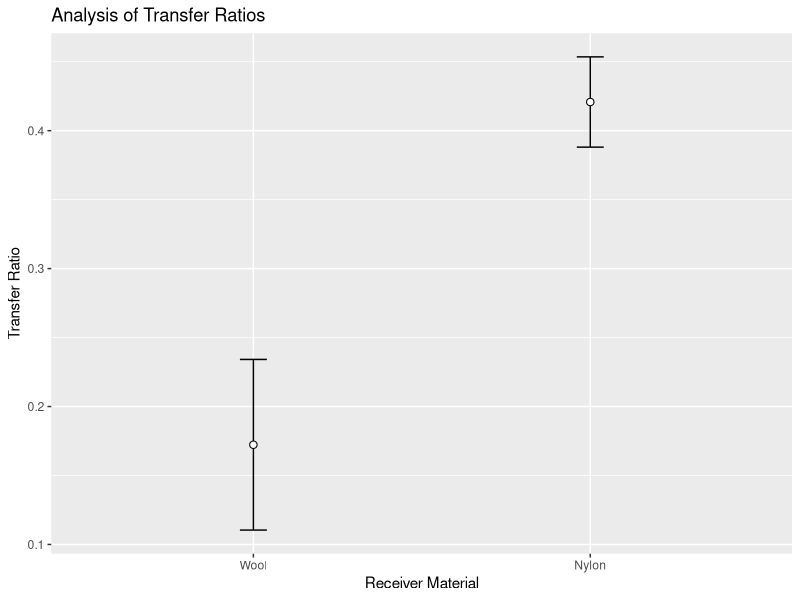
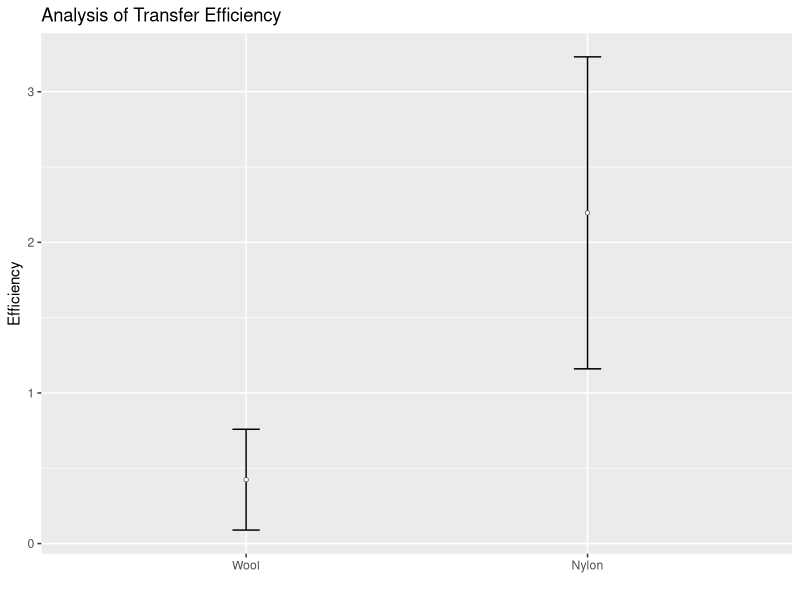
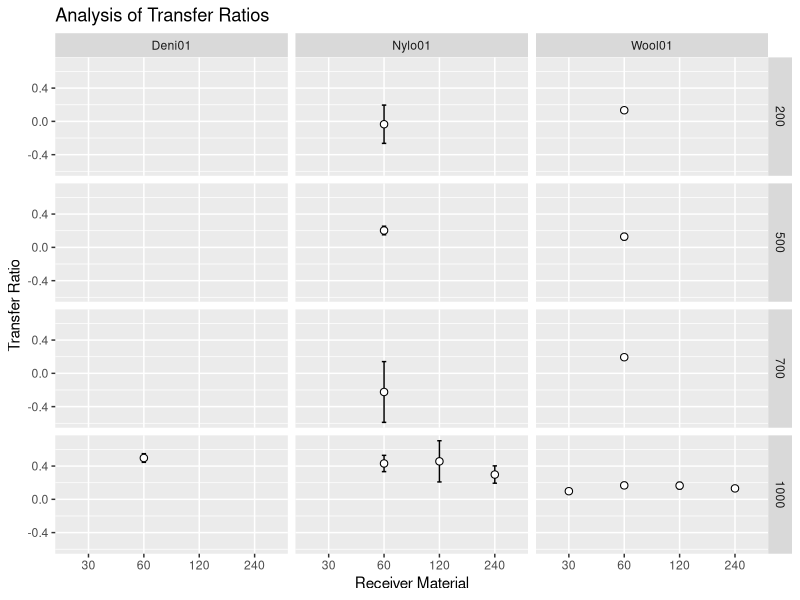
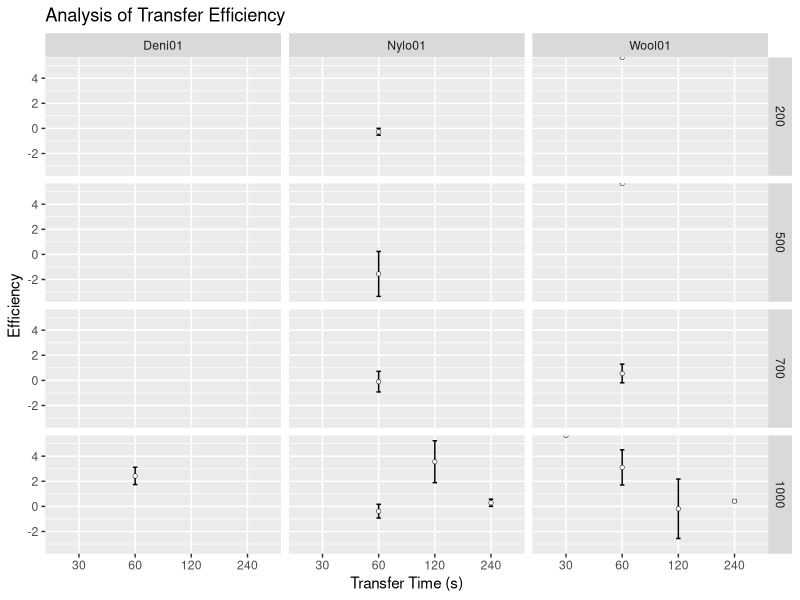
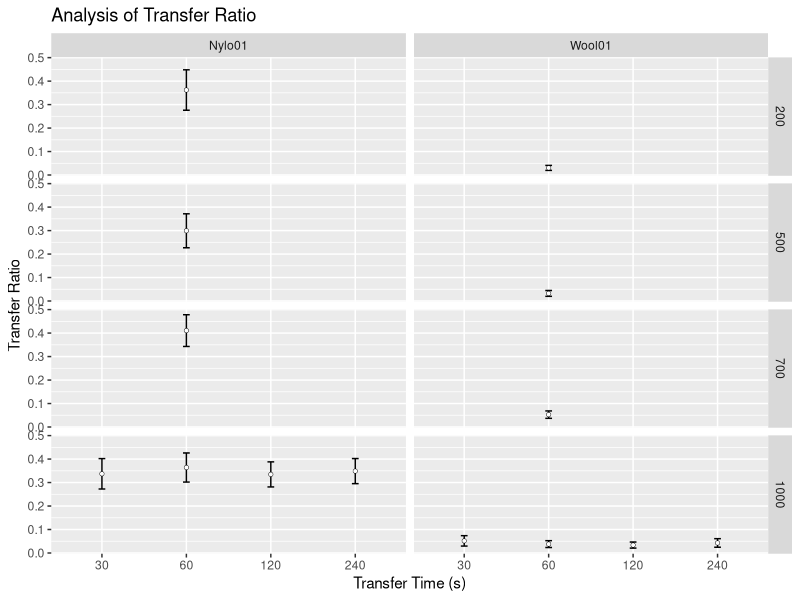
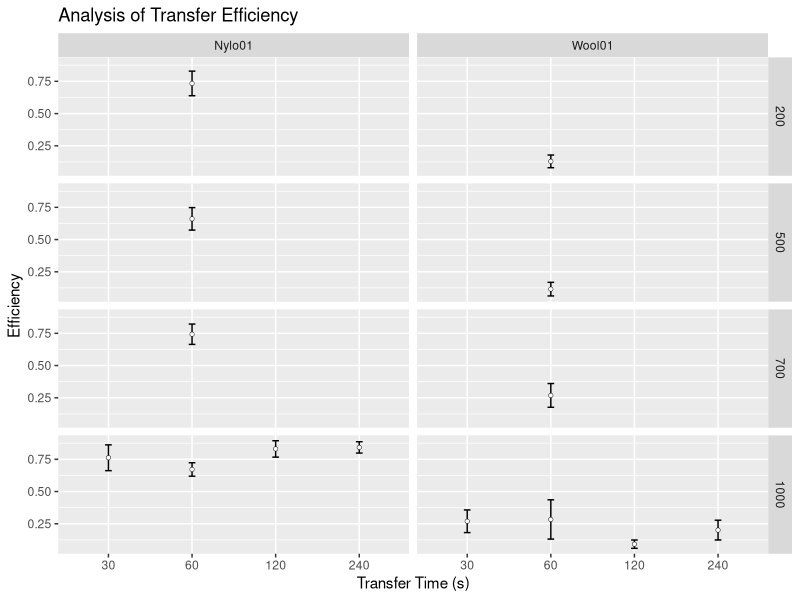
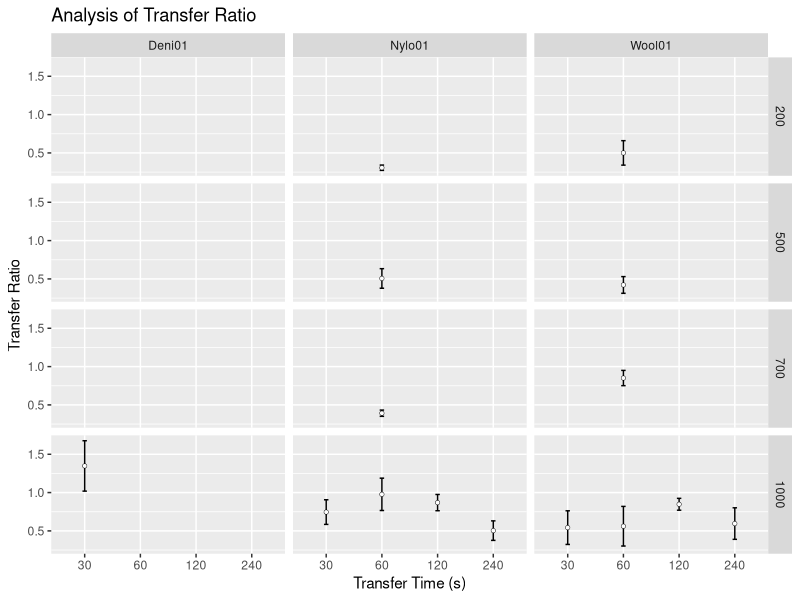
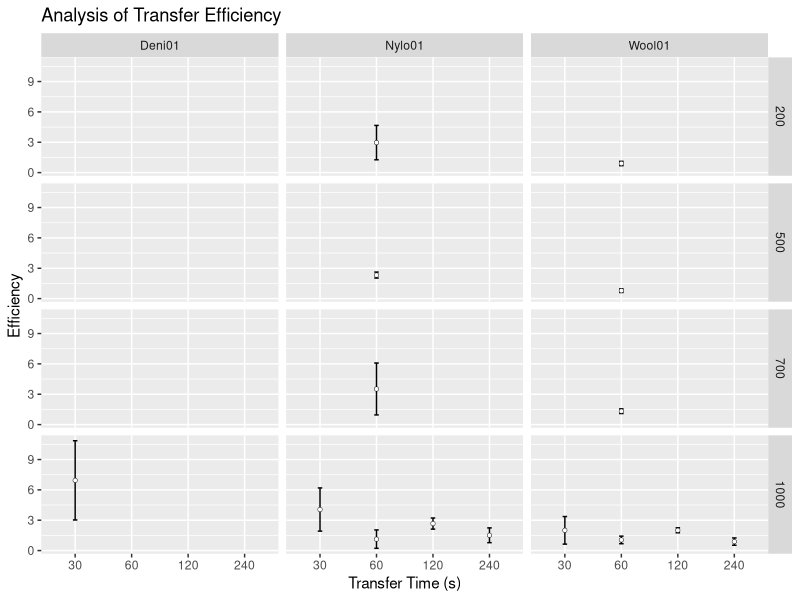

Source code (R) for these figures, in order:
## ---- chunk 1
knitr::opts_chunk$set(echo = FALSE, message = FALSE, warning = FALSE)
# libraries
library(readxl)
library(plyr)
library(ggplot2)
library(forcats)
library(dplyr)
## ---- chunk 2
# functions
## Gives count, mean, standard deviation, standard error of the mean, and confidence interval (default 95%).
##   data: a data frame.
##   measurevar: the name of a column that contains the variable to be summariezed
##   groupvars: a vector containing names of columns that contain grouping variables
##   na.rm: a boolean that indicates whether to ignore NA's
##   conf.interval: the percent range of the confidence interval (default is 95%)
summarySE <- function(data=NULL, measurevar, groupvars=NULL, na.rm=FALSE,
                      conf.interval=.95, .drop=TRUE) {
    # New version of length which can handle NA's: if na.rm==T, don't count them
    length2 <- function (x, na.rm=FALSE) {
        if (na.rm) sum(!is.na(x))
        else       length(x)
    }

    # This does the summary. For each group's data frame, return a vector with
    # N, mean, and sd
    datac <- ddply(data, groupvars, .drop=.drop,
      .fun = function(xx, col) {
        c(N    = length2(xx[[col]], na.rm=na.rm),
          mean = mean   (xx[[col]], na.rm=na.rm),
          sd   = sd     (xx[[col]], na.rm=na.rm)
        )
      },
      measurevar
    )

    # Rename the "mean" column    
    datac <- plyr::rename(datac, c("mean" = measurevar))

    datac$se <- datac$sd / sqrt(datac$N)  # Calculate standard error of the mean

    # Confidence interval multiplier for standard error
    # Calculate t-statistic for confidence interval: 
    # e.g., if conf.interval is .95, use .975 (above/below), and use df=N-1
    ciMult <- qt(conf.interval/2 + .5, datac$N-1)
    datac$ci <- datac$se * ciMult

    return(datac)
}

## function to convert a (character) vector of 
## numbers into a factor ordered numerically
numericFactorOrder <- function(x) {
    
  u = unique(x)
  new.levels = u[order(as.numeric(u))]
  x = factor(x, levels=new.levels)
  return(x)
  
}

## calc std error
stdErr = function(x) {
  sd = sd(x)
  n = length(x)
  return(sd/sqrt(n))
}

## ---- chunk 3
# Read in ML's data
my.dat = read_xlsx("dat/20191030DatasetPaper.xlsx", sheet = "DataMl")

# only use the transfer experiments for Groups 1 & 2. Groups 3-6 are not 
# clear in what they are and don't fit with the rest. Mostly Persistence?
# TODO - deal with Groups 3-6 later
transfer.dat = my.dat %>% filter(Time == "00000" & Group %in% c(1,2)) %>%
  select(c("Substrate", "ObsType", "Count", "Mass", "Duration", "Group", "Repeat")) %>%
  rename(ObservationType = ObsType, 
         TransferTime = Duration,
         Experiment = Group,
         Replicate = Repeat)

knitr::kable(head(transfer.dat, 20), caption = "'Head' of ML's Transfer Data")

## ---- chunk 4

# fix column types
transfer.dat$Count = as.numeric(transfer.dat$Count)
transfer.dat$Experiment = as.character(transfer.dat$Experiment)
transfer.dat$Replicate = as.character(transfer.dat$Replicate)

# add a photoID column to keep track of which datapoint is which
photo.id = rep(paste0("P", seq(1:5)), as.integer(nrow(transfer.dat)/5+1))
transfer.dat = data.frame(PhotoID = photo.id[1:nrow(transfer.dat)], transfer.dat)

# split out each set of photos...
p1 = transfer.dat %>% filter(PhotoID == "P1") %>% select(Mass,TransferTime,Substrate,Experiment,Replicate,Count)
p2 = transfer.dat %>% filter(PhotoID == "P2") %>% select(Mass,TransferTime,Substrate,Experiment,Replicate,Count)
p3 = transfer.dat %>% filter(PhotoID == "P3") %>% select(Mass,TransferTime,Substrate,Experiment,Replicate,Count)
p4 = transfer.dat %>% filter(PhotoID == "P4") %>% select(Mass,TransferTime,Substrate,Experiment,Replicate,Count)
p5 = transfer.dat %>% filter(PhotoID == "P5") %>% select(Mass,TransferTime,Substrate,Experiment,Replicate,Count)

# ...and merge
merge.dat = data.frame(p5[,c("Mass","TransferTime","Substrate","Experiment","Replicate")], p1$Count, p2$Count, p3$Count, p4$Count, p5$Count)
names(merge.dat) = c("Mass","TransferTime","Substrate","Experiment","Replicate","P1","P2","P3","P4","P5")

all.dat = cbind(Name = rep("A",nrow(merge.dat)), merge.dat)


# calculate the Transfer Ratios and Efficiencies
# NB: the summarise() function can be problematic here, if plyr is loaded
#     after dplyr. Check that first if this stops working.
final.dat = merge.dat %>% group_by(Mass, TransferTime, Experiment, Replicate) %>% summarise(Donor = P3 - P1, Receiver = P5 - P2, Donor_post = P3 - P4) %>% mutate(Ratio = Receiver/Donor, Efficiency = Receiver/Donor_post)

summ.dat = summarySE(final.dat, measurevar = "Ratio", groupvars = c("Experiment"))
ratio.dat = summ.dat[, -1]
ratio.dat = cbind(Mass = rep(1000,2), TransferTime = rep(60,2), Substrate = c("Wool01", "Nylo01"), ratio.dat)


knitr::kable(ratio.dat, caption = "Summary Data for ML Transfer Ratios")
## ---- chunk 5

ggplot(summ.dat, aes(x = Experiment, y = Ratio)) + 
  geom_point(size=2.2) +
  geom_errorbar(aes(ymin = Ratio-se, ymax = Ratio+se), width = 0.08) +
  geom_point(colour = "white") +
  scale_x_discrete(labels = c("Wool", "Nylon")) +
  labs(title = "Analysis of Transfer Ratios",
       x = "Receiver Material",
       y = "Transfer Ratio")

## ---- chunk 6

eff.dat = summarySE(final.dat, measurevar = "Efficiency", groupvars = c("Experiment"))

#eff.dat
ggplot(eff.dat, aes(x = Experiment, y = Efficiency)) + 
  geom_point(size=1) +
  geom_errorbar(aes(ymin = Efficiency-se, ymax = Efficiency+se), width = 0.08) +
  geom_point(colour = "white", size = 0.7) +
  scale_x_discrete(labels = c("Wool", "Nylon")) +
  labs(title = "Analysis of Transfer Efficiency",
       x = "",
       y = "Efficiency") 

## ---- chunk 7
# Read in SD's data
my.dat = read_xlsx("dat/20191030DatasetPaper.xlsx", sheet = "DataSd", trim_ws = TRUE)

# only use the transfer experiments for Groups 8-22. Groups 1-7 have no 
# count data and group 23 is incomplete, only one replicate
# TODO - deal with Groups 3-6 later
transfer.dat = my.dat %>% filter(Time == 0 & Group > 8 & Group < 23) %>% select(c("Substrate", "ObsType", "Count", "Mass", "Duration", "Group", "Repeat")) %>%
  rename(ObservationType = ObsType, 
         TransferTime = Duration,
         Experiment = Group,
         Replicate = Repeat)

knitr::kable(head(transfer.dat, 20), caption = "'Head' of SD's Transfer Data")

## ---- chunk 8

# fix column types
transfer.dat$Count = as.numeric(transfer.dat$Count)
transfer.dat$TransferTime = as.numeric(transfer.dat$TransferTime)
transfer.dat$Mass = as.numeric(transfer.dat$Mass)
transfer.dat$Experiment = as.character(transfer.dat$Experiment)
transfer.dat$Replicate = as.character(transfer.dat$Replicate)

# rename Denm01 to Deni01 to match others
transfer.dat[transfer.dat$Substrate == "Denm01", 1] <- "Deni01"

# add a photoID column to keep track of which datapoint is which
photo.id = rep(paste0("P", seq(1:5)), as.integer(nrow(transfer.dat)/5+1))
transfer.dat = data.frame(PhotoID = photo.id[1:nrow(transfer.dat)], transfer.dat)

# split out each set of photos...
p1 = transfer.dat %>% filter(PhotoID == "P1") %>% select(Mass,TransferTime,Substrate,Experiment,Replicate,Count)
p2 = transfer.dat %>% filter(PhotoID == "P2") %>% select(Mass,TransferTime,Substrate,Experiment,Replicate,Count)
p3 = transfer.dat %>% filter(PhotoID == "P3") %>% select(Mass,TransferTime,Substrate,Experiment,Replicate,Count)
p4 = transfer.dat %>% filter(PhotoID == "P4") %>% select(Mass,TransferTime,Substrate,Experiment,Replicate,Count)
p5 = transfer.dat %>% filter(PhotoID == "P5") %>% select(Mass,TransferTime,Substrate,Experiment,Replicate,Count)

# ...and merge
merge.dat = data.frame(p5[,c("Mass","TransferTime","Substrate","Experiment","Replicate")], p1$Count, p2$Count, p3$Count, p4$Count, p5$Count)
names(merge.dat) = c("Mass","TransferTime","Substrate","Experiment","Replicate","P1","P2","P3","P4","P5")

all.dat = rbind(all.dat, data.frame(Name = rep("B",nrow(merge.dat)), merge.dat))

# calculate the Transfer Ratios and Efficiencies
# NB: the summarise() function can be problematic here, if plyr is loaded
#     after dplyr. Check that first if this stops working.
final.dat = merge.dat %>% group_by(Mass, TransferTime, Substrate, Replicate) %>% summarise(Donor = P3 - P1, Receiver = P5 - P2, Donor_post = P3 - P4) %>% mutate(Ratio = Receiver/Donor, Efficiency = Receiver/Donor_post)

ratio.dat = summarySE(final.dat, measurevar = "Ratio", groupvars = c("Mass", "TransferTime", "Substrate"))

knitr::kable(ratio.dat, caption = "Summary Data for ML Transfer Ratios")
## ---- chunk 9

ggplot(ratio.dat, aes(x = numericFactorOrder(TransferTime), y = Ratio)) + 
  geom_point(size=2.2) +
  geom_errorbar(aes(ymin = Ratio-se, ymax = Ratio+se), width = 0.08) +
  geom_point(colour = "white") +
  labs(title = "Analysis of Transfer Ratios",
       x = "Receiver Material",
       y = "Transfer Ratio") +
  facet_grid(numericFactorOrder(Mass) ~ Substrate)


## ---- chunk 10

eff.dat = summarySE(final.dat, measurevar = "Efficiency", groupvars = c("Mass","TransferTime","Substrate"))
knitr::kable(eff.dat, caption = "Efficiency data for SD")

ggplot(eff.dat, aes(x = numericFactorOrder(TransferTime), y = Efficiency)) + 
  geom_point(size=1) +
  geom_errorbar(aes(ymin = Efficiency-se, ymax = Efficiency+se), width = 0.08) +
  geom_point(colour = "white", size = 0.7) +
#  scale_x_discrete(labels = c("Wool", "Nylon")) +
  labs(title = "Analysis of Transfer Efficiency",
       x = "Transfer Time (s)",
       y = "Efficiency") +
  facet_grid(numericFactorOrder(Mass) ~ Substrate)


## ---- chunk 11
# Read in Bh's data
my.dat = read_xlsx("dat/NorBhCleanDataset.xlsx", sheet = "Data", trim_ws = TRUE, col_types = "text")

# Fix the column name for Time - seems to have extra spaces
my.dat = rename(my.dat, Mass = `Mass (g)`)
my.dat = rename(my.dat, TransferTime = `TransferTime (s)`)
my.dat = rename(my.dat, PersistenceTime = `PersistenceTime (min)`)
#colnames(my.dat)

# only use the Transfer data (PersistenceTime == "0") 
transfer.dat = my.dat %>% filter(PersistenceTime == 0) %>% select(c("Substrate", "ObservationType", "Count", "Mass", "TransferTime", "Experiment", "Replicate")) 

knitr::kable(head(transfer.dat,20), caption = "'Head' of BH's Transfer Data")

## ---- chunk 12
# fix column types
transfer.dat$Count = as.numeric(transfer.dat$Count)
transfer.dat$Experiment = as.character(transfer.dat$Experiment)
transfer.dat$Replicate = as.character(transfer.dat$Replicate)

# add a photoID column to keep track of which datapoint is which
photo.id = rep(paste0("P", seq(1:5)), as.integer(nrow(transfer.dat)/5+1))
transfer.dat = data.frame(PhotoID = photo.id[1:nrow(transfer.dat)], transfer.dat)

# split out each set of photos...
p1 = transfer.dat %>% filter(PhotoID == "P1") %>% select(Mass,TransferTime,Substrate,Experiment,Replicate,Count)
p2 = transfer.dat %>% filter(PhotoID == "P2") %>% select(Mass,TransferTime,Substrate,Experiment,Replicate,Count)
p3 = transfer.dat %>% filter(PhotoID == "P3") %>% select(Mass,TransferTime,Substrate,Experiment,Replicate,Count)
p4 = transfer.dat %>% filter(PhotoID == "P4") %>% select(Mass,TransferTime,Substrate,Experiment,Replicate,Count)
p5 = transfer.dat %>% filter(PhotoID == "P5") %>% select(Mass,TransferTime,Substrate,Experiment,Replicate,Count)

# ...and merge
merge.dat = data.frame(p5[,c("Mass","TransferTime","Substrate","Experiment","Replicate")], p1$Count, p2$Count, p3$Count, p4$Count, p5$Count)
names(merge.dat) = c("Mass","TransferTime","Substrate","Experiment","Replicate","P1","P2","P3","P4","P5")

all.dat = rbind(all.dat, data.frame(Name = rep("C",nrow(merge.dat)), merge.dat))

# calculate the Transfer Ratios and Efficiencies
# NB: the summarise() function can be problematic here, if plyr is loaded
#     after dplyr. Check that first if this stops working.
final.dat = merge.dat %>% group_by(Mass, TransferTime, Substrate, Replicate) %>% summarise(Donor = P3 - P1, Receiver = P5 - P2, Donor_post = P3 - P4) %>% mutate(Ratio = Receiver/Donor, Efficiency = Receiver/Donor_post)

ratio.dat = summarySE(final.dat, measurevar = "Ratio", groupvars = c("Mass","TransferTime","Substrate"))

knitr::kable(ratio.dat, caption = "Summary Data for BH Transfer Ratios")
## ---- chunk 13

ggplot(ratio.dat, aes(x = numericFactorOrder(TransferTime), y = Ratio)) + 
  geom_point(size=1) +
  geom_errorbar(aes(ymin = Ratio-se, ymax = Ratio+se), width = 0.08) +
  geom_point(colour = "white", size = 0.7) +
#  scale_x_discrete(labels = c("Wool", "Nylon")) +
  labs(title = "Analysis of Transfer Ratio",
       x = "Transfer Time (s)",
       y = "Transfer Ratio") +
  facet_grid(numericFactorOrder(Mass) ~ Substrate)


## ---- chunk 14

eff.dat = summarySE(final.dat, measurevar = "Efficiency", groupvars = c("Mass","TransferTime","Substrate"))

knitr::kable(eff.dat, caption = "Efficiency data for SD")

ggplot(eff.dat, aes(x = numericFactorOrder(TransferTime), y = Efficiency)) + 
  geom_point(size=1) +
  geom_errorbar(aes(ymin = Efficiency-se, ymax = Efficiency+se), width = 0.08) +
  geom_point(colour = "white", size = 0.7) +
#  scale_x_discrete(labels = c("Wool", "Nylon")) +
  labs(title = "Analysis of Transfer Efficiency",
       x = "Transfer Time (s)",
       y = "Efficiency") +
  facet_grid(numericFactorOrder(Mass) ~ Substrate)


## ---- chunk 15
# Read in Sg's data
my.dat = read_xlsx("dat/StrSgCleanDataset.xlsx", sheet = "Data", trim_ws = TRUE, col_types = "text")

# Fix the column name for Time - seems to have extra spaces
my.dat = rename(my.dat, Mass = `Mass (g)`)
my.dat = rename(my.dat, TransferTime = `TransferTime (s)`)
my.dat = rename(my.dat, PersistenceTime = `PersistenceTime (min)`)
#colnames(my.dat)

# only use the Transfer data (PersistenceTime == "0") 
transfer.dat = my.dat %>% filter(PersistenceTime == 0) %>% select(c("Substrate", "ObservationType", "Count", "Mass", "TransferTime", "Experiment", "Replicate"))

# also remove expt 16 as it is incomplete
transfer.dat = transfer.dat[as.numeric(transfer.dat$Experiment) < 16,]

knitr::kable(head(transfer.dat,20), caption = "'Head' of SG's Transfer Data")

## ---- chunk 16
# fix column types
transfer.dat$Count = as.numeric(transfer.dat$Count)
transfer.dat$Experiment = as.character(transfer.dat$Experiment)
transfer.dat$Replicate = as.character(transfer.dat$Replicate)

# add a photoID column to keep track of which datapoint is which
photo.id = rep(paste0("P", seq(1:5)), as.integer(nrow(transfer.dat)/5+1))
transfer.dat = data.frame(PhotoID = photo.id[1:nrow(transfer.dat)], transfer.dat)

# split out each set of photos...
p1 = transfer.dat %>% filter(PhotoID == "P1") %>% select(Mass,TransferTime,Substrate,Experiment,Replicate,Count)
p2 = transfer.dat %>% filter(PhotoID == "P2") %>% select(Mass,TransferTime,Substrate,Experiment,Replicate,Count)
p3 = transfer.dat %>% filter(PhotoID == "P3") %>% select(Mass,TransferTime,Substrate,Experiment,Replicate,Count)
p4 = transfer.dat %>% filter(PhotoID == "P4") %>% select(Mass,TransferTime,Substrate,Experiment,Replicate,Count)
p5 = transfer.dat %>% filter(PhotoID == "P5") %>% select(Mass,TransferTime,Substrate,Experiment,Replicate,Count)

# ...and merge
merge.dat = data.frame(p5[,c("Mass","TransferTime","Substrate","Experiment","Replicate")], p1$Count, p2$Count, p3$Count, p4$Count, p5$Count)
names(merge.dat) = c("Mass","TransferTime","Substrate","Experiment","Replicate","P1","P2","P3","P4","P5")

all.dat = rbind(all.dat, data.frame(Name = rep("D",nrow(merge.dat)), merge.dat))

# calculate the Transfer Ratios and Efficiencies
# NB: the summarise() function can be problematic here, if plyr is loaded
#     after dplyr. Check that first if this stops working.
final.dat = merge.dat %>% group_by(Mass, TransferTime, Substrate, Replicate) %>% summarise(Donor = P3 - P1, Receiver = P5 - P2, Donor_post = P3 - P4) %>% mutate(Ratio = Receiver/Donor, Efficiency = Receiver/Donor_post)

ratio.dat = summarySE(final.dat, measurevar = "Ratio", groupvars = c("Mass","TransferTime","Substrate"))

knitr::kable(ratio.dat, caption = "Summary Data for SG Transfer Ratios")
## ---- chunk 17

ggplot(ratio.dat, aes(x = numericFactorOrder(TransferTime), y = Ratio)) + 
  geom_point(size=1) +
  geom_errorbar(aes(ymin = Ratio-se, ymax = Ratio+se), width = 0.08) +
  geom_point(colour = "white", size = 0.7) +
#  scale_x_discrete(labels = c("Wool", "Nylon")) +
  labs(title = "Analysis of Transfer Ratio",
       x = "Transfer Time (s)",
       y = "Transfer Ratio") +
  facet_grid(numericFactorOrder(Mass) ~ Substrate)


## ---- chunk 18

eff.dat = summarySE(final.dat, measurevar = "Efficiency", groupvars = c("Mass","TransferTime","Substrate"))
eff.dat = cbind(Name = rep("D", nrow(eff.dat)), eff.dat)

knitr::kable(eff.dat, caption = "Efficiency data for SG")

ggplot(eff.dat, aes(x = numericFactorOrder(TransferTime), y = Efficiency)) + 
  geom_point(size=1) +
  geom_errorbar(aes(ymin = Efficiency-se, ymax = Efficiency+se), width = 0.08) +
  geom_point(colour = "white", size = 0.7) +
#  scale_x_discrete(labels = c("Wool", "Nylon")) +
  labs(title = "Analysis of Transfer Efficiency",
       x = "Transfer Time (s)",
       y = "Efficiency") +
  facet_grid(numericFactorOrder(Mass) ~ Substrate)


## ---- chunk 19
# Read in Em's data
my.dat = read_xlsx("dat/StrEmCleanDataset.xlsx", sheet = "DataEm", trim_ws = TRUE, col_types = "text")

# Fix the column name for Time - seems to have extra spaces
my.dat = rename(my.dat, Mass = `Mass (g)`)
my.dat = rename(my.dat, TransferTime = `TransferTime (s)`)
my.dat = rename(my.dat, PersistenceTime = `PersistenceTime (min)`)
#colnames(my.dat)

# only use the Transfer data (PersistenceTime == "0") 
transfer.dat = my.dat %>% filter(PersistenceTime == 0) %>% select(c("Substrate", "ObservationType", "Count", "Mass", "TransferTime", "Experiment", "Replicate", "Note"))

# also remove expt 16 as it is incomplete
#transfer.dat = transfer.dat[as.numeric(transfer.dat$Experiment) < 16,]

knitr::kable(head(transfer.dat, 20), caption = "'Head' of EM's Transfer Data")

## ---- chunk 20
# fix column types
transfer.dat$Count = as.numeric(transfer.dat$Count)
transfer.dat$Experiment = as.character(transfer.dat$Experiment)
transfer.dat$Replicate = as.character(transfer.dat$Replicate)

# add a photoID column to keep track of which datapoint is which
photo.id = rep(paste0("P", seq(1:5)), as.integer(nrow(transfer.dat)/5+1))
transfer.dat = data.frame(PhotoID = photo.id[1:nrow(transfer.dat)], transfer.dat)

# split out each set of photos...
p1 = transfer.dat %>% filter(PhotoID == "P1") %>% select(Mass,TransferTime,Substrate,Experiment,Replicate,Note,Count)
p2 = transfer.dat %>% filter(PhotoID == "P2") %>% select(Mass,TransferTime,Substrate,Experiment,Replicate,Note,Count)
p3 = transfer.dat %>% filter(PhotoID == "P3") %>% select(Mass,TransferTime,Substrate,Experiment,Replicate,Note,Count)
p4 = transfer.dat %>% filter(PhotoID == "P4") %>% select(Mass,TransferTime,Substrate,Experiment,Replicate,Note,Count)
p5 = transfer.dat %>% filter(PhotoID == "P5") %>% select(Mass,TransferTime,Substrate,Experiment,Replicate,Note,Count)

# ...and merge
merge.dat = data.frame(p5[,c("Mass","TransferTime","Substrate","Experiment","Replicate", "Note")], p1$Count, p2$Count, p3$Count, p4$Count, p5$Count)
names(merge.dat) = c("Mass","TransferTime","Substrate","Experiment","Replicate", "Note","P1","P2","P3","P4","P5")

# this is a little more complicated as need select only C1
# data and then remove the note column before combining
# with the other datasets
em.dat = merge.dat[merge.dat$Note == 'C1',]
em.dat = em.dat[, -6]
all.dat = rbind(all.dat, data.frame(Name = rep("E",nrow(em.dat)), em.dat))

# calculate the Transfer Ratios and Efficiencies
# NB: the summarise() function can be problematic here, if plyr is loaded
#     after dplyr. Check that first if this stops working.
final.dat = merge.dat %>% group_by(Mass, TransferTime, Experiment, Substrate, Replicate, Note) %>% summarise(Donor = P3 - P1, Receiver = P5 - P2, Donor_post = P3 - P4) %>% mutate(Ratio = Receiver/Donor, Efficiency = Receiver/Donor_post)

ratio.dat = summarySE(final.dat, measurevar = "Ratio", groupvars = c("Mass","TransferTime","Substrate", "Experiment", "Note"))
# remove experimental conditions with < 2 replicates.
ratio.dat = ratio.dat[ratio.dat$N > 1,]

knitr::kable(ratio.dat, caption = "Summary Data for EM Transfer Ratios")
## ---- chunk 21

ggplot(ratio.dat[ratio.dat$Note == 'C1',], aes(x = numericFactorOrder(TransferTime), y = Ratio)) + 
  geom_point(size=1) +
  geom_errorbar(aes(ymin = Ratio-se, ymax = Ratio+se), width = 0.08) +
  geom_point(colour = "white", size = 0.7) +
#  scale_x_discrete(labels = c("Wool", "Nylon")) +
  labs(title = "Analysis of Transfer Ratio - C1",
       x = "Transfer Time (s)",
       y = "Transfer Ratio") +
  facet_grid(numericFactorOrder(Mass) ~ Substrate)

ggplot(ratio.dat[ratio.dat$Note == 'C2',], aes(x = numericFactorOrder(TransferTime), y = Ratio)) + 
  geom_point(size=1) +
  geom_errorbar(aes(ymin = Ratio-se, ymax = Ratio+se), width = 0.08) +
  geom_point(colour = "white", size = 0.7) +
#  scale_x_discrete(labels = c("Wool", "Nylon")) +
  labs(title = "Analysis of Transfer Ratio - C2",
       x = "Transfer Time (s)",
       y = "Transfer Ratio") +
  facet_grid(numericFactorOrder(Mass) ~ Substrate)


## ---- chunk 22

eff.dat = summarySE(final.dat, measurevar = "Efficiency", groupvars = c("Mass","TransferTime","Substrate"))

knitr::kable(eff.dat, caption = "Efficiency data for EM")

ggplot(eff.dat, aes(x = numericFactorOrder(TransferTime), y = Efficiency)) + 
  geom_point(size=1) +
  geom_errorbar(aes(ymin = Efficiency-se, ymax = Efficiency+se), width = 0.08) +
  geom_point(colour = "white", size = 0.7) +
#  scale_x_discrete(labels = c("Wool", "Nylon")) +
  labs(title = "Analysis of Transfer Efficiency",
       x = "Transfer Time (s)",
       y = "Efficiency") +
  facet_grid(numericFactorOrder(Mass) ~ Substrate)


## ---- chunk 23

all.dat$Mass = as.numeric(all.dat$Mass)
all.dat$TransferTime = as.numeric(all.dat$TransferTime)


# calc transfer ratios and efficiencies
all.final = all.dat %>% group_by(Name, Mass, TransferTime, Experiment, Substrate, Replicate) %>%
  summarise(Donor = P3 - P1, Receiver = P5 - P2, Donor_post = P3 - P4) %>% mutate(Ratio = Receiver/Donor, Efficiency = Receiver/Donor_post)

# aggregate over replicates
all.ratio = all.final %>% 
  group_by(Name, Mass, TransferTime, Substrate) %>%
  summarise(N = n(), ratio = mean(Ratio), se = stdErr(Ratio))

wool.dat = all.ratio %>% filter(Mass == 1000 & Substrate == "Wool01")
#wool.dat

mytheme = theme_minimal() +
  theme(panel.grid.minor = element_blank(),
        panel.grid.major.x = element_blank(),
        axis.title = element_text(size = 13, face = "bold"),
        axis.text = element_text(size = 11),
        legend.title = element_blank())


ggplot(wool.dat, aes(x=numericFactorOrder(TransferTime), y = ratio, group = Name, colour = Name, shape=Name)) +
  geom_point(size = 2, position = position_dodge(0.3)) +
  geom_errorbar(aes(ymin = ratio-se, ymax = ratio+se), width = 0.08, position = position_dodge(0.3)) +
  scale_shape_manual(values = c(0, 1, 2, 5, 6)) +
  labs(title = "Transfer Ratio for Cotton to Wool",
       subtitle = "For 1000g Mass",
       x = "Transfer Time (s)",
       y = "Transfer Ratio") +
  mytheme

ggsave("fig3.png")

## ---- chunk 24

nylon.dat = all.ratio %>% filter(Mass == 1000 & Substrate == "Nylo01")
#nylon.dat

ggplot(nylon.dat, aes(x=numericFactorOrder(TransferTime), y = ratio, group = Name, colour = Name, shape=Name)) +
  geom_point(size = 2, position = position_dodge(0.3)) +
  geom_errorbar(aes(ymin = ratio-se, ymax = ratio+se), width = 0.08, position = position_dodge(0.3)) +
  scale_shape_manual(values = c(0, 1, 2, 5, 6)) +
  labs(title = "Transfer Ratio for Cotton to Nylon",
       subtitle = "For 1000g Mass",
       x = "Transfer Time (s)",
       y = "Transfer Ratio") +
  mytheme

ggsave("fig4.png")

## ---- chunk 25

wool60.dat = all.ratio %>% filter(TransferTime == 60 & Substrate == "Wool01")
#wool60.dat

ggplot(wool60.dat, aes(x=numericFactorOrder(Mass), y = ratio, group = Name, colour = Name, shape=Name)) +
  geom_point(position = position_dodge(0.3)) +
  geom_errorbar(aes(ymin = ratio-se, ymax = ratio+se), width = 0.08, position = position_dodge(0.3)) +
  scale_shape_manual(values = c(0, 1, 2, 5, 6)) +
  labs(title = "Transfer Ratio for Cotton to Wool",
       subtitle = "For 60s Transfer Time",
       x = "Mass (g)",
       y = "Transfer Ratio") +
  mytheme

ggsave("fig5.png")

## ---- chunk 26

nylon60.dat = all.ratio %>% filter(TransferTime == 60 & Substrate == "Nylo01")
#nylon60.dat

ggplot(nylon60.dat, aes(x=numericFactorOrder(Mass), y = ratio, group = Name, colour = Name, shape=Name)) +
  geom_point(position = position_dodge(0.3)) +
  geom_errorbar(aes(ymin = ratio-se, ymax = ratio+se), width = 0.08, position = position_dodge(0.3)) +
  scale_shape_manual(values = c(0, 1, 2, 5, 6)) +
  labs(title = "Transfer Ratio for Cotton to Nylon",
       subtitle = "For 60s Transfer Time",
       x = "Mass (g)",
       y = "Transfer Ratio") +
  mytheme

ggsave("fig6.png")

## ---- chunk 27

# plot boxplots
ggplot(all.ratio %>% 
  filter(Substrate != "Deni01"), aes(x=Name, y=ratio, fill = Substrate)) +
  geom_boxplot() +
  labs(title = "Transfer Ratio by Experiment and Substrate",
       x = "Experiment",
       y = "Transfer Ratio") +
  mytheme

ggsave("fig7.png")
#kruskal.test(Ratio ~ Substrate, data = all.ratio.tmp)
## ---- chunk 28

ggplot(all.dat, aes(x=P3)) + geom_density() +
  labs(title = "Distribution of Particle Counts",
       substitle = "Photo 3",
       x = "") +
  facet_grid(Name ~ ., scales = "free_y")

## ---- chunk 29

# for better labelling add a new mass column with a 'g'
all.ratio$Massg = paste0(all.ratio$Mass, "g")

ggplot(all.ratio, aes(x = numericFactorOrder(TransferTime), y = ratio, group = Name, colour = Name)) + 
  geom_point(size=1, position = position_dodge(0.3)) +
  geom_errorbar(aes(ymin = ratio-se, ymax = ratio+se), width = 0.08, position = position_dodge(0.3)) +
#  geom_point(colour = "white", size = 0.7, position = position_dodge(0.2)) +
#  scale_x_discrete(labels = c("Wool", "Nylon")) +
  labs(title = "Analysis of Transfer Ratio",
       x = "Transfer Time (s)",
       y = "Transfer Ratio") +
  facet_grid(fct_reorder(Massg, Mass) ~ Substrate) +
  mytheme +
  theme(strip.background = element_rect(fill = "lightblue", colour = "black"))


## ---- chunk 30

# first calc the efficiency data
all.eff = all.final %>% 
  group_by(Name, Mass, TransferTime, Substrate) %>%
  summarise(N = n(), efficiency = mean(Efficiency), se = stdErr(Efficiency))


nylon.eff.dat = all.eff %>% filter(Mass == 1000 & Substrate == "Nylo01")
#nylon.eff.dat

ggplot(nylon.eff.dat, aes(x=numericFactorOrder(TransferTime), y = efficiency, group = Name, colour = Name, shape=Name)) +
  geom_point(size = 2, position = position_dodge(0.3)) +
  geom_errorbar(aes(ymin = efficiency-se, ymax = efficiency+se), width = 0.08, position = position_dodge(0.3)) +
  scale_shape_manual(values = c(0, 1, 2, 5, 6)) +
  labs(title = "Transfer Efficiency for Cotton to Nylon",
       subtitle = "For 1000g Mass",
       x = "Transfer Time (s)",
       y = "Transfer Efficiency") +
  mytheme

ggsave("fig8.png")

## ---- chunk 31

wool.eff.dat = all.eff %>% filter(Mass == 1000 & Substrate == "Wool01")
#nylon.eff.dat

ggplot(wool.eff.dat, aes(x=numericFactorOrder(TransferTime), y = efficiency, group = Name, colour = Name, shape=Name)) +
  geom_point(size = 2, position = position_dodge(0.3)) +
  geom_errorbar(aes(ymin = efficiency-se, ymax = efficiency+se), width = 0.08, position = position_dodge(0.3)) +
  scale_shape_manual(values = c(0, 1, 2, 5, 6)) +
  labs(title = "Transfer Efficiency for Cotton to Wool",
       subtitle = "For 1000g Mass",
       x = "Transfer Time (s)",
       y = "Transfer Efficiency") +
  mytheme

## ---- chunk 32

all.eff$Massg = paste0(all.eff$Mass, "g")

ggplot(all.eff, aes(x = numericFactorOrder(TransferTime), y = efficiency, group = Name, colour = Name)) + 
  geom_point(size=1, position = position_dodge(0.3)) +
  geom_errorbar(aes(ymin = efficiency-se, ymax = efficiency+se), width = 0.08, position = position_dodge(0.3)) +
#  geom_point(colour = "white", size = 0.7, position = position_dodge(0.2)) +
#  scale_x_discrete(labels = c("Wool", "Nylon")) +
  labs(title = "Analysis of Transfer Efficiency",
       x = "Transfer Time (s)",
       y = "Transfer Efficiency") +
  facet_grid(fct_reorder(Massg, Mass) ~ Substrate) +
  mytheme +
  theme(strip.background = element_rect(fill = "lightblue", colour = "black"))


